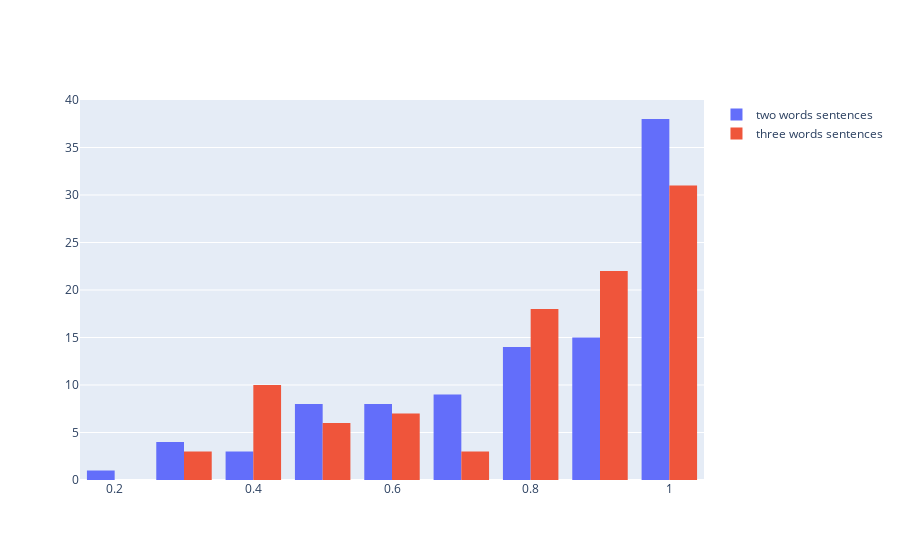

The code cell stored with this chart in its notebook:
### Code cell
fig = go.Figure()
fig.add_trace(go.Histogram(histfunc="count", y=percentages_two, x=percentages_two, name="two words sentences"))
fig.add_trace(go.Histogram(histfunc="count", y=percentages_three, x=percentages_three, name="three words sentences"))

fig.show()
